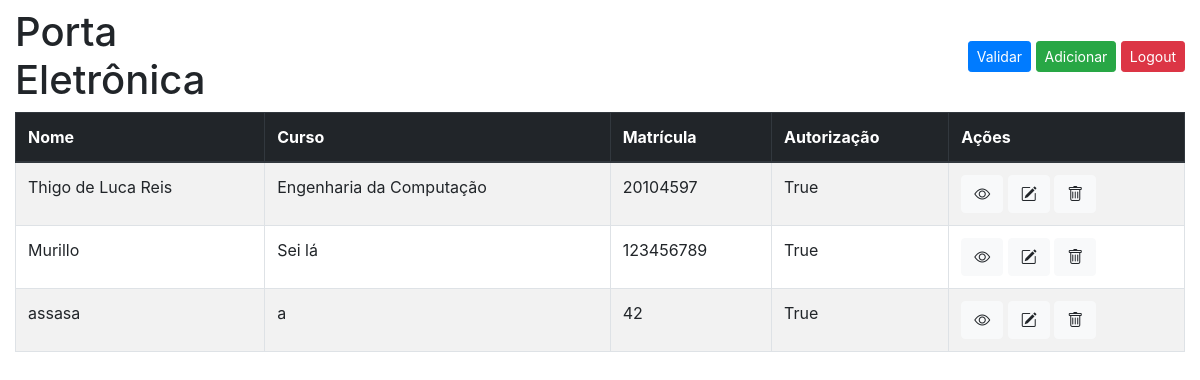
The app's page / (signed in), older data.
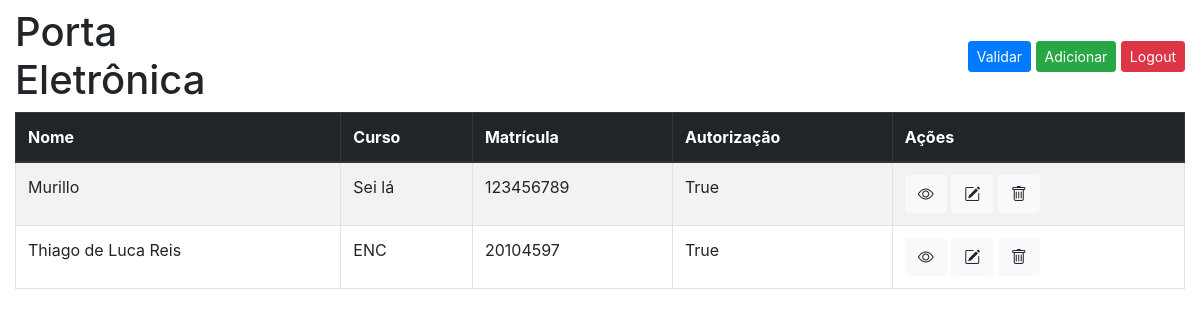
The same page, newer data.
### door_user/models.py (models this page shows, shortened)
class User(models.Model):
    user_name = models.CharField(max_length=100)
    user_course = models.CharField(max_length=100)
    institution_code = models.IntegerField()
    authorization = models.BooleanField(default=False)
    created_at = models.DateTimeField(auto_now_add=True)

### door_user/views.py (the view, shortened to what this page needs)
# urls.py: path('', views.index, name='index'),
@login_required
def index(request):
    users = User.objects.all()
    user_data = []
    for user in users:
        user_data.append({'user': user})
    return render(request, 'index.html', {'users': user_data})

### templates/index.html (shortened to what this page needs)
<!DOCTYPE html>
<html lang="en">
<head>
    <link rel="stylesheet" href="https://stackpath.bootstrapcdn.com/bootstrap/4.1.3/css/bootstrap.min.css"
>
    <link rel="stylesheet" href="https://stackpath.bootstrapcdn.com/font-awesome/4.7.0/css/font-awesome.min.css"
>
    <link href="https://cdn.jsdelivr.net/npm/bootstrap-icons@1.9.1/font/bootstrap-icons.css" rel="stylesheet">
</head>
<body>
    <div class="container-fluid">
        <div class="row justify-content-between vertical-align-center">
            <div class="col-3 pt-2 pb-2">
                <h1 class="logo-section">Porta Eletrônica</h1>
            </div>
            <div class="col-3 pt-2 pb-2 text-right">
                <a href="/validation" class="btn btn-sm btn-primary">Validar</a>
                <a href="/create" class="btn btn-sm btn-success">Adicionar</a>
                <a href="{% url 'logout' %}?next={% url 'index' %}" class="btn btn-sm btn-danger">Logout</a>
            </div>
        </div>
        <div class="row justify-content-center">
            <div class="col-12">
                <table class="table table-bordered table-striped">
                    <thead class="thead-dark">
                        <tr>
                            <th scope="col">Nome</th>
                            <th scope="col">Curso</th>
                            <th scope="col">Matrícula</th>
                            <th scope="col">Autorização</th>
                            <th scope="col">Ações</th>
                        </tr>
                    </thead>
                    <tbody>
                        {% for user_data in users %}
                        <tr>
                            <td>{{ user_data.user.user_name }}</td>
                            <td>{{ user_data.user.user_course }}</td>
                            <td>{{ user_data.user.institution_code }}</td>
                            <td>{{ user_data.user.authorization }}</td>
                            <td>
                                <a href="/hours/{{ user_data.user.id }}/" class="btn btn-light">
                                    <span class="bi bi-eye"></span>
                                </a>
                                <a href="/edit/{{ user_data.user.id }}/" class="btn btn-light">
                                    <span class="bi bi-pencil-square"></span>
                                </a>
                                <a href="/delete/{{ user_data.user.id }}/" class="btn btn-light">
                                    <span class="bi bi-trash"></span>
                                </a>
                            </td>
                        </tr>
                        {% empty %}
                        <tr>
                            <td colspan="6">Nenhum usuário cadastrado.</td>
                        </tr>
                        {% endfor %}
                    </tbody>
                </table>
            </div>
        </div>
    </div>
</body>
</html>

### templates/index.html (style rules this page uses)
.logo-section { max-width: 300px; margin: 0; padding: 0; text-align: left; }
.vertical-align-center { display: flex; align-items: center; }

Row changes from the older to the newer data that the page shows:
removed User: user.user_name "Thigo de Luca Reis", user.user_course "Engenharia da Computação", user.institution_code "20104597", user.authorization "True"
removed User: user.user_name "assasa", user.user_course "a", user.institution_code "42", user.authorization "True"
added User: user.user_name "Thiago de Luca Reis", user.user_course "ENC", user.institution_code "20104597", user.authorization "True"
